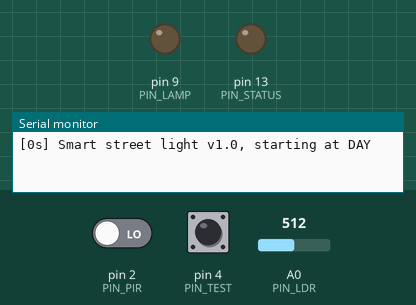
Simulated run of this sketch. Board: Arduino Uno, built with avr-gcc and run on an emulated ATmega328P. On the bench: output pins drawn as LEDs (lit = HIGH), the last lines printed to the serial monitor. The inputs (shaded band) are chosen by the test bench; at power-on: pin 4 (PIN_TEST) HIGH, pin 2 (PIN_PIR) LOW, A0 (PIN_LDR) = 512.

Above: at 1.2 s.
1.3 s: pin 4 (PIN_TEST) pulled LOW for 0.15 s
At 1.7 s:
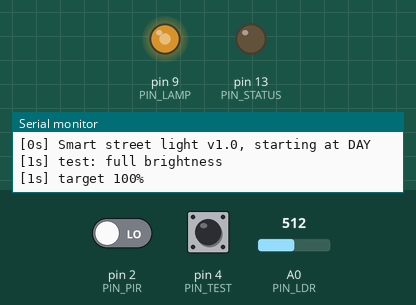
At 2.8 s:
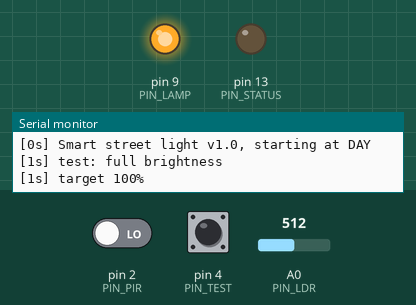
Timing chart, 0 to 33.4 s (numbered marks = the images above; inputs shaded):
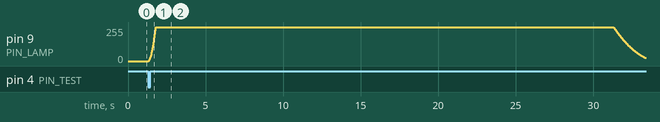

The sketch:

smart_street_light.ino
```cpp
// (licence header left out)
#include <avr/wdt.h>

// ============================================================================
//  SETTINGS
// ============================================================================
#ifndef TIME_SCALE_PERCENT
#define TIME_SCALE_PERCENT 100      // 10 = timers 10x faster for demos
#endif

const uint16_t DARK_BELOW     = 300;   // ADC counts: goes dark under this
const uint16_t LIGHT_ABOVE    = 450;   // and back to day above this
const uint16_t DUSK_CONFIRM_S = 30;
const uint16_t DAWN_CONFIRM_S = 60;
#ifndef EVENING_SEC
#define EVENING_SEC (4UL * 3600UL)
#endif
const uint32_t EVENING_S      = EVENING_SEC;
const uint16_t MOTION_HOLD_S  = 60;
const uint16_t TEST_HOLD_S    = 30;

const uint8_t LEVEL_EVENING = 40;     // percent
const uint8_t LEVEL_LATE    = 20;
const uint8_t LEVEL_MOTION  = 100;

const uint16_t FADE_UP_MS   = 500;    // 0 -> 100 %
const uint16_t FADE_DOWN_MS = 3000;   // 100 -> 0 %

// ============================================================================
//  PINS
// ============================================================================
const uint8_t PIN_LDR    = A0;
const uint8_t PIN_PIR    = 2;
const uint8_t PIN_TEST   = 4;
const uint8_t PIN_LAMP   = 9;
const uint8_t PIN_STATUS = 13;

// ============================================================================
//  STATE
// ============================================================================
bool night = false;
unsigned long nightSince = 0;
unsigned long candidateSince = 0;
bool candidate = false;             // what the LDR currently suggests
unsigned long motionUntil = 0;
unsigned long testUntil = 0;
uint16_t lightAvg = 0;
float brightness = 0;               // 0..100 %, what the lamp shows now
uint8_t target = 0;
unsigned long lastStep = 0;

static unsigned long secs(unsigned long s) { return s * 1000UL * TIME_SCALE_PERCENT / 100UL; }
static bool since(unsigned long t0, unsigned long d) { return (millis() - t0) >= d; }
static bool before(unsigned long until) { return (long)(until - millis()) > 0; }

static void logMsg(const char *msg) {
  Serial.print('[');
  Serial.print(millis() / 1000UL);
  Serial.print(F("s] "));
  Serial.println(msg);
}

// ============================================================================
//  SENSING
// ============================================================================
static void readLight() {
  static unsigned long last = 0;
  if (!since(last, 100)) return;
  last = millis();
  // Exponential average, roughly the last 1.5 s.
  lightAvg = (lightAvg * 15 + analogRead(PIN_LDR)) / 16;

  bool darkNow = night ? lightAvg < LIGHT_ABOVE : lightAvg < DARK_BELOW;
  if (darkNow != candidate) {
    candidate = darkNow;
    candidateSince = millis();
  }
  if (candidate != night) {
    unsigned long need = secs(candidate ? DUSK_CONFIRM_S : DAWN_CONFIRM_S);
    if (since(candidateSince, need)) {
      night = candidate;
      nightSince = millis();
      logMsg(night ? "dusk: lamp on" : "dawn: lamp off");
    }
  }
}

static void readMotionAndButton() {
  static bool lastPir = false;
  bool pir = digitalRead(PIN_PIR) == HIGH;
  if (pir) {
    if (!lastPir && night) logMsg("motion");
    motionUntil = millis() + secs(MOTION_HOLD_S);
  }
  lastPir = pir;

  static bool lastBtn = false;
  static unsigned long changed = 0;
  bool btn = digitalRead(PIN_TEST) == LOW;
  if (btn != lastBtn && since(changed, 50)) {
    changed = millis();
    lastBtn = btn;
    if (btn) {
      testUntil = millis() + secs(TEST_HOLD_S);
      logMsg("test: full brightness");
    }
  }
}

// ============================================================================
//  LAMP
// ============================================================================
static void decideTarget() {
  uint8_t t = 0;
  if (before(testUntil)) {
    t = 100;
  } else if (night) {
    t = since(nightSince, secs(EVENING_S)) ? LEVEL_LATE : LEVEL_EVENING;
    if (before(motionUntil)) t = LEVEL_MOTION;
  }
  if (t != target) {
    target = t;
    char buf[32];
    snprintf(buf, sizeof(buf), "target %u%%", target);
    logMsg(buf);
  }
}

static void fade() {
  unsigned long now = millis();
  unsigned long dt = now - lastStep;
  if (dt < 10) return;
  lastStep = now;
  float up = 100.0f * dt / FADE_UP_MS;
  float down = 100.0f * dt / FADE_DOWN_MS;
  if (brightness < target) brightness = min((float)target, brightness + up);
  else if (brightness > target) brightness = max((float)target, brightness - down);

  // LEDs look linear to the eye with a roughly squared curve.
  float x = brightness / 100.0f;
  uint8_t pwm = (uint8_t)(x * x * 255.0f + 0.5f);
  if (brightness > 0 && pwm == 0) pwm = 1;
  analogWrite(PIN_LAMP, pwm);

  digitalWrite(PIN_STATUS, night ? (now / 1000) & 1 : LOW);
}

// ============================================================================
//  ARDUINO
// ============================================================================
void setup() {
  MCUSR = 0;
  wdt_disable();
  pinMode(PIN_LAMP, OUTPUT);
  analogWrite(PIN_LAMP, 0);
  pinMode(PIN_STATUS, OUTPUT);
  pinMode(PIN_PIR, INPUT);
  pinMode(PIN_TEST, INPUT_PULLUP);
  Serial.begin(9600);

  // Start from the real light level so a reset at night doesn't wait 30 s.
  lightAvg = analogRead(PIN_LDR);
  night = candidate = lightAvg < DARK_BELOW;
  nightSince = millis();
  logMsg(night ? "Smart street light v1.0, starting at NIGHT" : "Smart street light v1.0, starting at DAY");
  wdt_enable(WDTO_2S);
}

void loop() {
  wdt_reset();
  readLight();
  readMotionAndButton();
  decideTarget();
  fade();
}
```

Measured:
- after the input at 1.3 s, pin 9 (PIN_LAMP): rises from 0/255 to 255/255 in 0.49 s, then falls to 23/255 in 31.6 s
